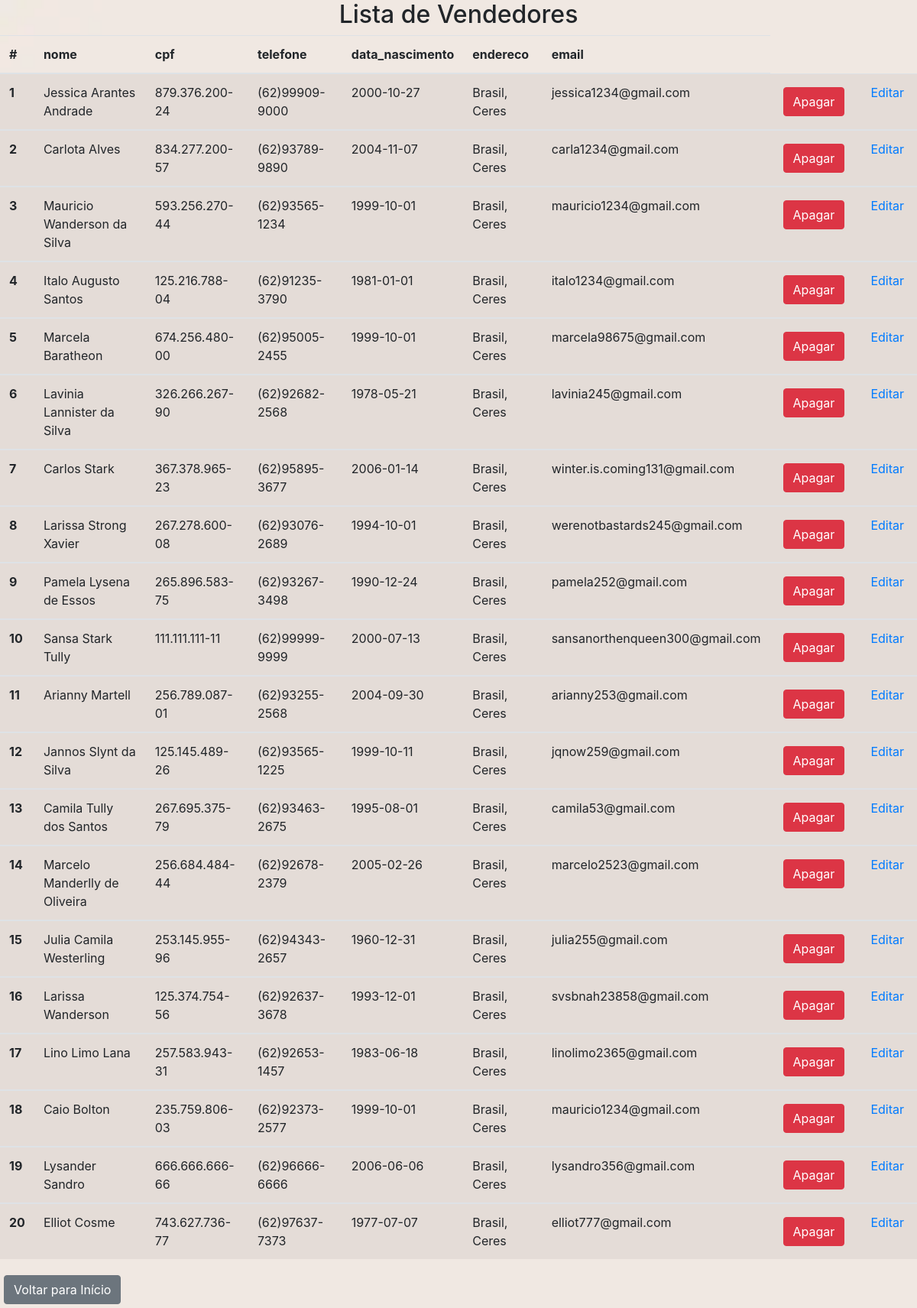
The app's page /listarVendedor.php with its own data.
### tables this page shows
CREATE TABLE IF NOT EXISTS `vendedor` (
  `idvendedor` INT NOT NULL AUTO_INCREMENT,
  `nome` VARCHAR(50) NOT NULL,
  `cpf` VARCHAR(14) NOT NULL,
  `telefone` VARCHAR(14) NOT NULL,
  `data_nascimento` DATE NOT NULL,
  `endereco` VARCHAR(45) NULL,
  `email` VARCHAR(45) NULL,
  PRIMARY KEY (`idvendedor`),
  UNIQUE INDEX `cpf_UNIQUE` (`cpf` ASC) VISIBLE,
  UNIQUE INDEX `telefone_UNIQUE` (`telefone` ASC) VISIBLE);

### public/listarVendedor.php (the view, shortened to what this page needs)
<!DOCTYPE html>
<html lang="en">
<head>
    <link rel="stylesheet" href="./css/bootstrap.css">
    <link rel = "stylesheet" href="./css/estilo.css">
</head>
<body class="listar">
    <h2>Lista de Vendedores</h2>
    <table class="table table-striped">
        <thead>
            <tr>
                <th scope= "col">#</th>
                <th scope= "col">nome</th>
                <th scope= "col">cpf</th>
                <th scope= "col">telefone</th>
                <th scope= "col">data_nascimento</th>
                <th scope= "col">endereco</th>
                <th scope= "col">email</th>
            </tr>
        </thead>
        <?php
        require_once "../controle/conexao.php";
        $sql = "SELECT * FROM vendedor";
        $resultados = mysqli_query($conexao, $sql);
        $i = 0;
        while ($linha = mysqli_fetch_array($resultados)) {
            $i++;
            $nome = $linha['nome'];
            $cpf = $linha['cpf'];
            $telefone = $linha['telefone'];
            $data_nascimento = $linha['data_nascimento'];
            $endereco = $linha['endereco'];
            $email = $linha['email'];
            echo "<tbody>";
            echo "<tr>";
            echo "<th scope= 'row'>$i</th>";
            echo "<td>$nome</td>";
            echo "<td>$cpf</td>";
            echo "<td>$telefone</td>";
            echo "<td>$data_nascimento</td>";
            echo "<td>$endereco</td>";
            echo "<td>$email</td>";
            echo "<td><a href='../controle/deletar_vendedor.php?id=$id' class='btn btn-danger'>Apagar</a></td>";
            echo "<td><a href='form_vendedor.php?id=$id'>Editar</a></td>";
            echo "</tr>";
            echo "</tbody>";
        }
        ?>
    </table>
    <a href="home.html" class="btn btn-secondary float-start">Voltar para Início</a>
</body>
</html>

### public/css/estilo.css (style rules this page uses)
body { background-image: url('../assets/wallpaper.jpg'); background-size: cover; max-width: 100%; }
a { margin: 5px; }
h2 { text-align: center; }
.listar { background-image: url('/wallpaperinfinito.jpg'); background-size: cover; max-width: 100%; }

### records on screen
vendedor: nome "Jessica Arantes Andrade", cpf "879.376.200-24", telefone "(62)99909-9000", data_nascimento "2000-10-27", endereco "Brasil, Ceres", email "jessica1234@gmail.com"
vendedor: nome "Carlota Alves", cpf "834.277.200-57", telefone "(62)93789-9890", data_nascimento "2004-11-07", endereco "Brasil, Ceres", email "carla1234@gmail.com"
vendedor: nome "Mauricio Wanderson da Silva", cpf "593.256.270-44", telefone "(62)93565-1234", data_nascimento "1999-10-01", endereco "Brasil, Ceres", email "mauricio1234@gmail.com"
vendedor: nome "Italo Augusto Santos", cpf "125.216.788-04", telefone "(62)91235-3790", data_nascimento "1981-01-01", endereco "Brasil, Ceres", email "italo1234@gmail.com"
vendedor: nome "Marcela Baratheon", cpf "674.256.480-00", telefone "(62)95005-2455", data_nascimento "1999-10-01", endereco "Brasil, Ceres", email "marcela98675@gmail.com"
vendedor: nome "Lavinia Lannister da Silva", cpf "326.266.267-90", telefone "(62)92682-2568", data_nascimento "1978-05-21", endereco "Brasil, Ceres", email "lavinia245@gmail.com"
vendedor: nome "Carlos Stark", cpf "367.378.965-23", telefone "(62)95895-3677", data_nascimento "2006-01-14", endereco "Brasil, Ceres", email "winter.is.coming131@gmail.com"
vendedor: nome "Larissa Strong Xavier", cpf "267.278.600-08", telefone "(62)93076-2689", data_nascimento "1994-10-01", endereco "Brasil, Ceres", email "werenotbastards245@gmail.com"
vendedor: nome "Pamela Lysena de Essos", cpf "265.896.583-75", telefone "(62)93267-3498", data_nascimento "1990-12-24", endereco "Brasil, Ceres", email "pamela252@gmail.com"
vendedor: nome "Sansa Stark Tully", cpf "111.111.111-11", telefone "(62)99999-9999", data_nascimento "2000-07-13", endereco "Brasil, Ceres", email "sansanorthenqueen300@gmail.com"
vendedor: nome "Arianny Martell", cpf "256.789.087-01", telefone "(62)93255-2568", data_nascimento "2004-09-30", endereco "Brasil, Ceres", email "arianny253@gmail.com"
vendedor: nome "Jannos Slynt da Silva", cpf "125.145.489-26", telefone "(62)93565-1225", data_nascimento "1999-10-11", endereco "Brasil, Ceres", email "jqnow259@gmail.com"
vendedor: nome "Camila Tully dos Santos", cpf "267.695.375-79", telefone "(62)93463-2675", data_nascimento "1995-08-01", endereco "Brasil, Ceres", email "camila53@gmail.com"
vendedor: nome "Marcelo Manderlly de Oliveira", cpf "256.684.484-44", telefone "(62)92678-2379", data_nascimento "2005-02-26", endereco "Brasil, Ceres", email "marcelo2523@gmail.com"
vendedor: nome "Julia Camila Westerling", cpf "253.145.955-96", telefone "(62)94343-2657", data_nascimento "1960-12-31", endereco "Brasil, Ceres", email "julia255@gmail.com"
vendedor: nome "Larissa Wanderson", cpf "125.374.754-56", telefone "(62)92637-3678", data_nascimento "1993-12-01", endereco "Brasil, Ceres", email "svsbnah23858@gmail.com"
vendedor: nome "Lino Limo Lana", cpf "257.583.943-31", telefone "(62)92653-1457", data_nascimento "1983-06-18", endereco "Brasil, Ceres", email "linolimo2365@gmail.com"
vendedor: nome "Caio Bolton", cpf "235.759.806-03", telefone "(62)92373-2577", data_nascimento "1999-10-01", endereco "Brasil, Ceres", email "mauricio1234@gmail.com"
vendedor: nome "Lysander Sandro", cpf "666.666.666-66", telefone "(62)96666-6666", data_nascimento "2006-06-06", endereco "Brasil, Ceres", email "lysandro356@gmail.com"
vendedor: nome "Elliot Cosme", cpf "743.627.736-77", telefone "(62)97637-7373", data_nascimento "1977-07-07", endereco "Brasil, Ceres", email "elliot777@gmail.com"
